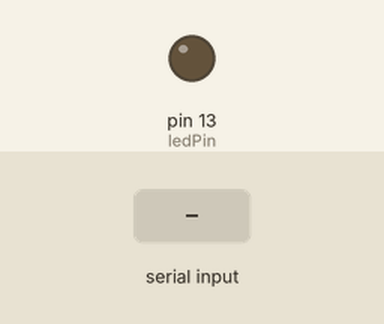
Recording of a sketch running on a simulated Arduino Uno, built with avr-gcc and run on an emulated ATmega328P. Shown: output pins drawn as LEDs (lit = HIGH). The inputs (shaded band) are chosen by the test bench.

Above: at 1.2 s.
1.3 s: "H" received over Serial
At 2.2 s:
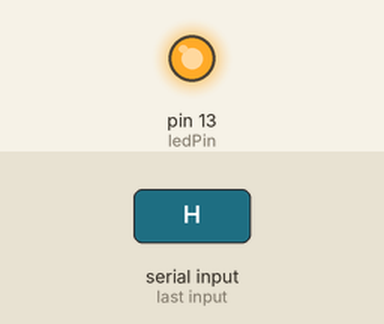
2.8 s: "L" received over Serial
At 3.3 s:
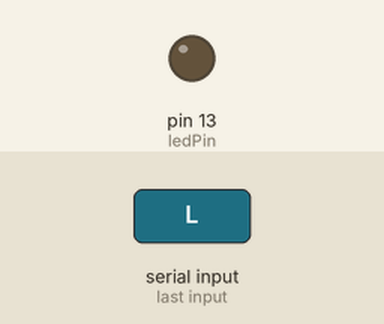
Timing chart, 0 to 5.8 s (numbered marks = the images above; inputs shaded):
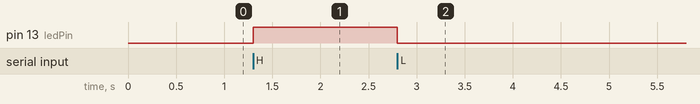

Measured:
- after the input at 1.3 s, pin 13 (ledPin): LOW → HIGH at once
- after the input at 2.8 s, pin 13 (ledPin): HIGH → LOW at once

The sketch:

arduino_php_arduino.ino
```cpp
/*
	Federico Pfaffendorf
	yo@federicopfaffendorf.com.ar
	(t) @fpfaffendorf
*/

const int ledPin = 13; // Pin al que esta relacionado el LED
int rxByte;

void setup() {

  Serial.begin(9600); // Inicializa la comunicacion serial en 9600 baudios
  pinMode(ledPin, OUTPUT); // Inicializa el pin relacionado al LED como salida

}

void loop() {

  if (Serial.available() > 0) // Chequea si hay nueva informacion en el Serial
  {

    rxByte = Serial.read(); // Lee un byte del buffer del Serial

    if (rxByte == 'H') // Si se encontro un Byte que convertido a char es una H
    {
      digitalWrite(ledPin, HIGH); // Pone en alto el pin relacionado al LED
    }

    if (rxByte == 'L') // Si se encontro un byte que convertido a char es una L
    {
      digitalWrite(ledPin, LOW); // Pone en bajo el pin relacionado al LED
    }

    if (rxByte == 'S') // si se envio una S
    {
      Serial.println(digitalRead(ledPin));
    }

  }

}
```
